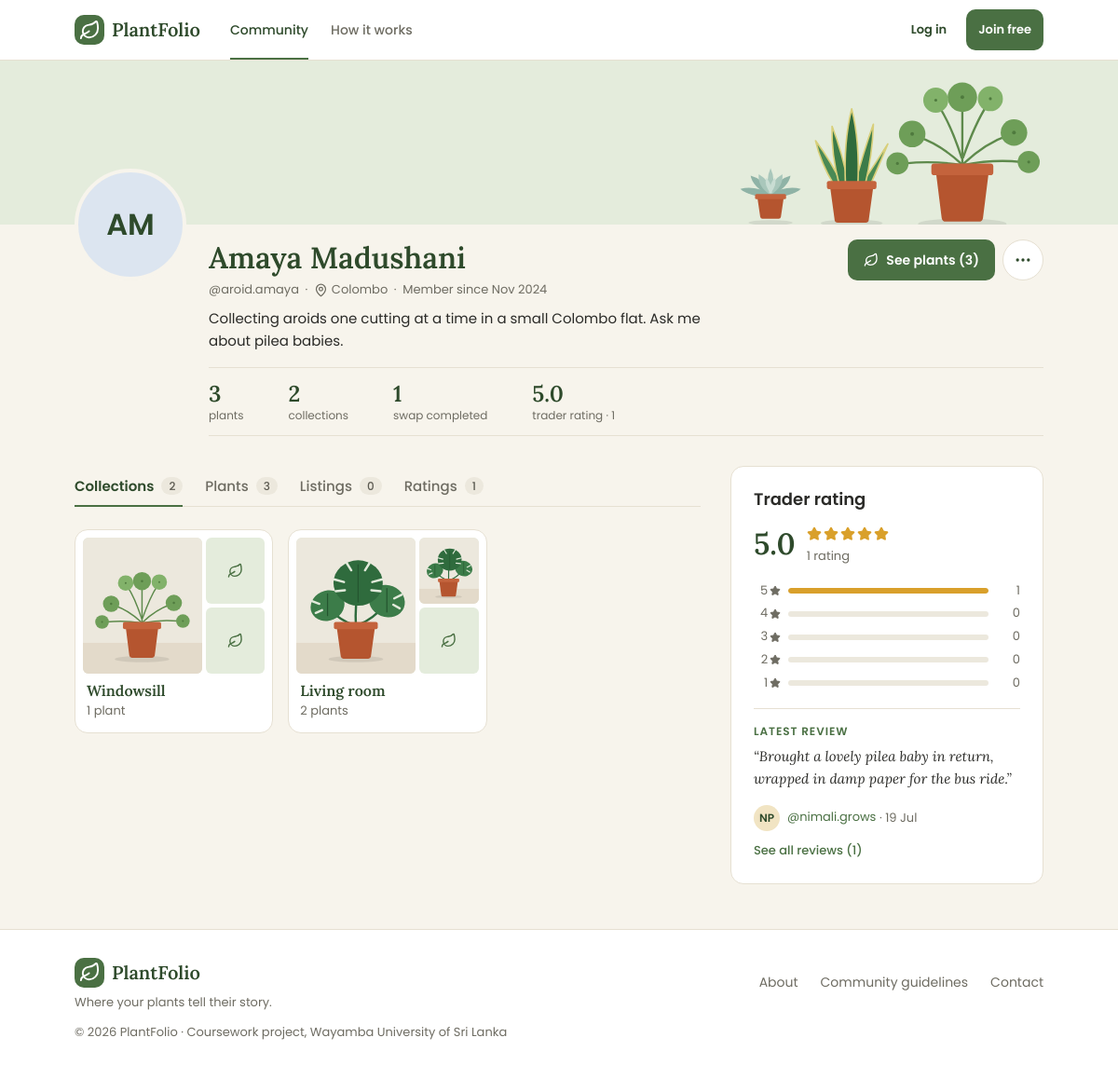
/public/user.php?u=aroid.amaya, run on the app's committed database.
### tables this page shows
CREATE TABLE users (
    id                  INT UNSIGNED     NOT NULL AUTO_INCREMENT,
    username            VARCHAR(30)      NOT NULL,
    full_name           VARCHAR(100)     NOT NULL,
    email               VARCHAR(255)     NOT NULL,
    phone               VARCHAR(20)      NULL DEFAULT NULL,
    password_hash       VARCHAR(255)     NOT NULL,
    bio                 VARCHAR(500)     NULL DEFAULT NULL,
    town_id             INT UNSIGNED     NULL DEFAULT NULL,
    km_from_town        TINYINT UNSIGNED NULL DEFAULT NULL,
    avatar              VARCHAR(255)     NULL DEFAULT NULL,
    new_plants_public   TINYINT(1)       NOT NULL DEFAULT 1,
    dashboard_reminders TINYINT(1)       NOT NULL DEFAULT 1,
    email_reminders     TINYINT(1)       NOT NULL DEFAULT 0,
    failed_logins       TINYINT UNSIGNED NOT NULL DEFAULT 0,
    locked_until        DATETIME         NULL DEFAULT NULL,
    created_at          DATETIME         NOT NULL DEFAULT CURRENT_TIMESTAMP,
    PRIMARY KEY (id),
    UNIQUE KEY uq_users_username (username),
    UNIQUE KEY uq_users_email (email),
    KEY idx_users_town (town_id),
    CONSTRAINT chk_users_km CHECK (km_from_town BETWEEN 0 AND 30),
     
    CONSTRAINT fk_users_town FOREIGN KEY (town_id) REFERENCES towns (id) ON DELETE RESTRICT
);

CREATE TABLE towns (
    id        INT UNSIGNED  NOT NULL AUTO_INCREMENT,
    name      VARCHAR(100)  NOT NULL,
    latitude  DECIMAL(9,6)  NOT NULL,
    longitude DECIMAL(9,6)  NOT NULL,
    PRIMARY KEY (id),
    UNIQUE KEY uq_towns_name (name)
);

CREATE TABLE collections (
    id         INT UNSIGNED NOT NULL AUTO_INCREMENT,
    user_id    INT UNSIGNED NOT NULL,
    name       VARCHAR(60)  NOT NULL,
    is_public  TINYINT(1)   NOT NULL DEFAULT 1,
    created_at DATETIME     NOT NULL DEFAULT CURRENT_TIMESTAMP,
    PRIMARY KEY (id),
     
    UNIQUE KEY uq_collections_user_name (user_id, name),
    CONSTRAINT fk_collections_user FOREIGN KEY (user_id) REFERENCES users (id) ON DELETE CASCADE
);

CREATE TABLE user_ratings (
    id         INT UNSIGNED     NOT NULL AUTO_INCREMENT,
    rater_id   INT UNSIGNED     NULL DEFAULT NULL,
    rated_id   INT UNSIGNED     NOT NULL,
    listing_id INT UNSIGNED     NULL DEFAULT NULL,
    score      TINYINT UNSIGNED NOT NULL,
    comment    VARCHAR(500)     NULL DEFAULT NULL,
    created_at DATETIME         NOT NULL DEFAULT CURRENT_TIMESTAMP,
    PRIMARY KEY (id),
     
    UNIQUE KEY uq_ratings_rater_listing (rater_id, listing_id),
    KEY idx_ratings_rated (rated_id),
    KEY idx_ratings_listing (listing_id),
    CONSTRAINT chk_ratings_score CHECK (score BETWEEN 1 AND 5),
     
    CONSTRAINT fk_ratings_rater   FOREIGN KEY (rater_id)   REFERENCES users (id)             ON DELETE SET NULL,
    CONSTRAINT fk_ratings_rated   FOREIGN KEY (rated_id)   REFERENCES users (id)             ON DELETE CASCADE,
    CONSTRAINT fk_ratings_listing FOREIGN KEY (listing_id) REFERENCES exchange_listings (id) ON DELETE SET NULL
);

### public/user.php (the view, shortened to what the rows shown need)
<?php
require_once __DIR__ . '/../includes/helpers.php';
require_once __DIR__ . '/../includes/mock-data.php';
$asked_for = mb_strtolower(ltrim(trim(get_text('u')), '@'));
$member = null;
foreach ($mock_users as $row) {
    if ($row['username'] === $asked_for) {
        $member = $row;
        break;
    }
}
    ?>
    <?php
$is_owner = $current_user && $member['id'] === $current_user['id'];
$collections = array_values(array_filter(
    array_merge($mock_collections, $mock_community_collections),
    fn ($collection) => $collection['user_id'] === $member['id'] && $collection['is_public']
));
$collections = array_map(fn ($collection) => array_merge($collection, [
    'plant_count'  => $collection['public_plant_count'] ?? $collection['plant_count'],
    'cover_photos' => $collection['public_cover_photos'] ?? $collection['cover_photos'],
]), $collections);
$listings = array_values(array_filter(
    $mock_listings,
    fn ($listing) => $listing['user_id'] === $member['id'] && $listing['status'] === 'open'
));
usort($listings, fn ($a, $b) => $b['created_at'] <=> $a['created_at']);
$reviews = array_values(array_filter($mock_user_ratings, fn ($rating) => $rating['rated_id'] === $member['id']));
usort($reviews, fn ($a, $b) => $b['created_at'] <=> $a['created_at']);
$latest_review = $reviews[0] ?? null;
$rating_count = $member['rating_count'];
$has_ratings  = $rating_count > 0;
$listing_count = count($listings);
$tabs = [
    'collections' => ['label' => 'Collections', 'count' => $member['collection_count']],
    'plants'      => ['label' => 'Plants',      'count' => $member['plant_count']],
    'listings'    => ['label' => 'Listings',    'count' => $listing_count],
    'ratings'     => ['label' => 'Ratings',     'count' => $rating_count],
];
$tab = get_text('tab');
if (!array_key_exists($tab, $tabs)) {
    $tab = 'collections';
}
$tab_url = fn ($key, array $more = []) => query_url('user.php', array_merge(
    ['u' => $member['username'], 'tab' => $key === 'collections' ? '' : $key],
    $more
)) . '#tab-' . $key;
$handle       = '@' . $member['username'];
$member_since = date('M Y', strtotime($member['created_at']));
function review_date($datetime)
{
    $year = date('Y', strtotime($datetime));
    return $year === date('Y') ? format_day($datetime) : format_day($datetime) . ' ' . $year;
}
include __DIR__ . '/../includes/header.php';
?>
<section class="profile-top" aria-labelledby="profile-name">
  <div class="container">
    <div class="profile-head">
      <div class="profile-avatar">
        <?php partial('avatar', ['member' => $member, 'size' => 'lg']); ?>
      </div>
      <h1 class="profile-name" id="profile-name"><?= e($member['full_name']) ?></h1>
      <div class="profile-about">
        <p class="profile-meta">
          <span class="profile-handle"><?= e($handle) ?></span>
          <?php if (!empty($member['location'])): ?>
            <span><?= icon('map-pin') ?> <?= e($member['location']) ?></span>
          <?php endif; ?>
          <span>Member since <?= e($member_since) ?></span>
        </p>
        <?php if (!empty($member['bio'])): ?>
          <p class="profile-bio"><?= e($member['bio']) ?></p>
        <?php elseif ($is_owner): ?>
          <p class="profile-bio profile-bio-empty"><a href="<?= e(url('settings.php#profile')) ?>">Add a short bio</a> so people know what you grow.</p>
        <?php endif; ?>
      </div>
      <div class="profile-actions">
        <?php if ($is_owner): ?>
          <a class="btn btn-primary" href="<?= e(url('settings.php#profile')) ?>"><?= icon('pencil') ?> Edit profile</a>
        <?php elseif ($listing_count > 0): ?>
          <a class="btn btn-primary" href="<?= e($tab_url('listings')) ?>"><?= icon('repeat') ?> See listings (<?= e($listing_count) ?>)</a>
        <?php elseif ($member['plant_count'] > 0): ?>
          <a class="btn btn-primary" href="<?= e($tab_url('plants')) ?>"><?= icon('leaf') ?> See plants (<?= e($member['plant_count']) ?>)</a>
        <?php endif; ?>
        <details class="menu profile-menu">
        </details>
      </div>
      <ul class="profile-stats">
        <li>
        </li>
        <li>
        </li>
        <li>
        </li>
        <li>
        </li>
      </ul>
    </div>
  </div>
</section>
<div class="container page profile-body">
  <div class="profile-main">
    <div class="profile-panel">
      <?php if ($tab === 'collections'): ?>
        <?php if ($collections): ?>
          <div class="collection-grid">
            <?php foreach ($collections as $collection): ?>
              <article class="card collection-card">
                <div class="collage">
                  <?php for ($slot = 0; $slot < 3; $slot++): ?>
                    <?php $photo = $collection['cover_photos'][$slot] ?? null; ?>
                    <?php if ($photo): ?>
                      <img class="collage-tile" src="<?= e(photo_url($photo)) ?>" alt="" loading="lazy">
                    <?php else: ?>
                      <span class="collage-tile collage-tile-empty"><?= icon('leaf') ?></span>
                    <?php endif; ?>
                  <?php endfor; ?>
                </div>
                <div class="collection-card-body">
                  <h3 class="collection-card-name">
                    <a class="card-link" href="<?= e($tab_url('plants', ['collection' => $collection['id']])) ?>"><?= e($collection['name']) ?></a>
                  </h3>
                  <p class="collection-card-count"><?= e(count_words($collection['plant_count'], 'plant', 'plants')) ?></p>
                </div>
              </article>
            <?php endforeach; ?>
          </div>
        <?php endif; ?>
      <?php endif; ?>
    </div>
  </div>
  <aside class="panel profile-rating" aria-labelledby="rating-title">
    <h2 class="panel-title" id="rating-title">Trader rating</h2>
    <?php if ($has_ratings): ?>
      <?php if ($latest_review): ?>
        <div class="latest-review">
          <h3 class="label latest-review-title">Latest review</h3>
          <blockquote class="latest-review-quote">
            <p>“<?= e($latest_review['comment']) ?>”</p>
          </blockquote>
          <p class="latest-review-by">
            <span>
              <?php if ($latest_review['rater_username'] !== null): ?>
                <a class="latest-review-author" href="<?= e(url('user.php?u=' . urlencode($latest_review['rater_username']))) ?>">@<?= e($latest_review['rater_username']) ?></a>
              <?php else: ?>
                <span class="latest-review-author"><?= e($latest_review['rater_full_name']) ?></span>
              <?php endif; ?>
              · <time datetime="<?= e(substr($latest_review['created_at'], 0, 10)) ?>"><?= e(review_date($latest_review['created_at'])) ?></time>
            </span>
          </p>
          <?php if ($tab !== 'ratings'): ?>
            <a class="panel-link" href="<?= e($tab_url('ratings')) ?>">See all reviews (<?= e(count($reviews)) ?>)</a>
          <?php endif; ?>
        </div>
      <?php endif; ?>
    <?php else: ?>
      <p class="rating-none-text"><?= icon('star') ?> No ratings yet</p>
      <p class="text-small">Ratings appear after a completed swap.</p>
    <?php endif; ?>
  </aside>
</div>
<?php include __DIR__ . '/../includes/footer.php'; ?>

### partials/avatar.php
<?php
$avatar_class = 'avatar' . (isset($size) ? ' avatar-' . $size : '');
?>
<?php if (!empty($member['avatar'])): ?>
  <img class="<?= e($avatar_class) ?>" src="<?= e(photo_url($member['avatar'])) ?>" alt="">
<?php else: ?>
  <span class="<?= e($avatar_class) ?> avatar-tint-<?= e(avatar_tint($member['username'])) ?>" aria-hidden="true"><?= e(initials($member['full_name'])) ?></span>
<?php endif; ?>

### data on the page
users: full_name "AM", full_name "Amaya Madushani", username "@aroid.amaya", created_at "Nov 2024", bio "Collecting aroids one cutting at a time in a small Colombo flat. Ask me about pilea babies."
towns: name "Colombo"
collections: name "Living room", plant_count "2 plants"
user_ratings: comment "Brought a lovely pilea baby in return, wrapped in damp paper for the bus ride.", created_at "19 Jul"
users: username "nimali.grows"

### other printed values
$link['label'] "Community"
$link['label'] "How it works"
$member['plant_count'] "3"
$member['collection_count'] "2"
$member['swap_count'] "1"
$member['rating_avg'] "5.0"
$rating_count "1"
$item['label'] "Collections"
$item['count'] "2"
$item['label'] "Plants"
$item['count'] "3"
$item['label'] "Listings"
$item['count'] "0"
$item['label'] "Ratings"
$item['count'] "1"
